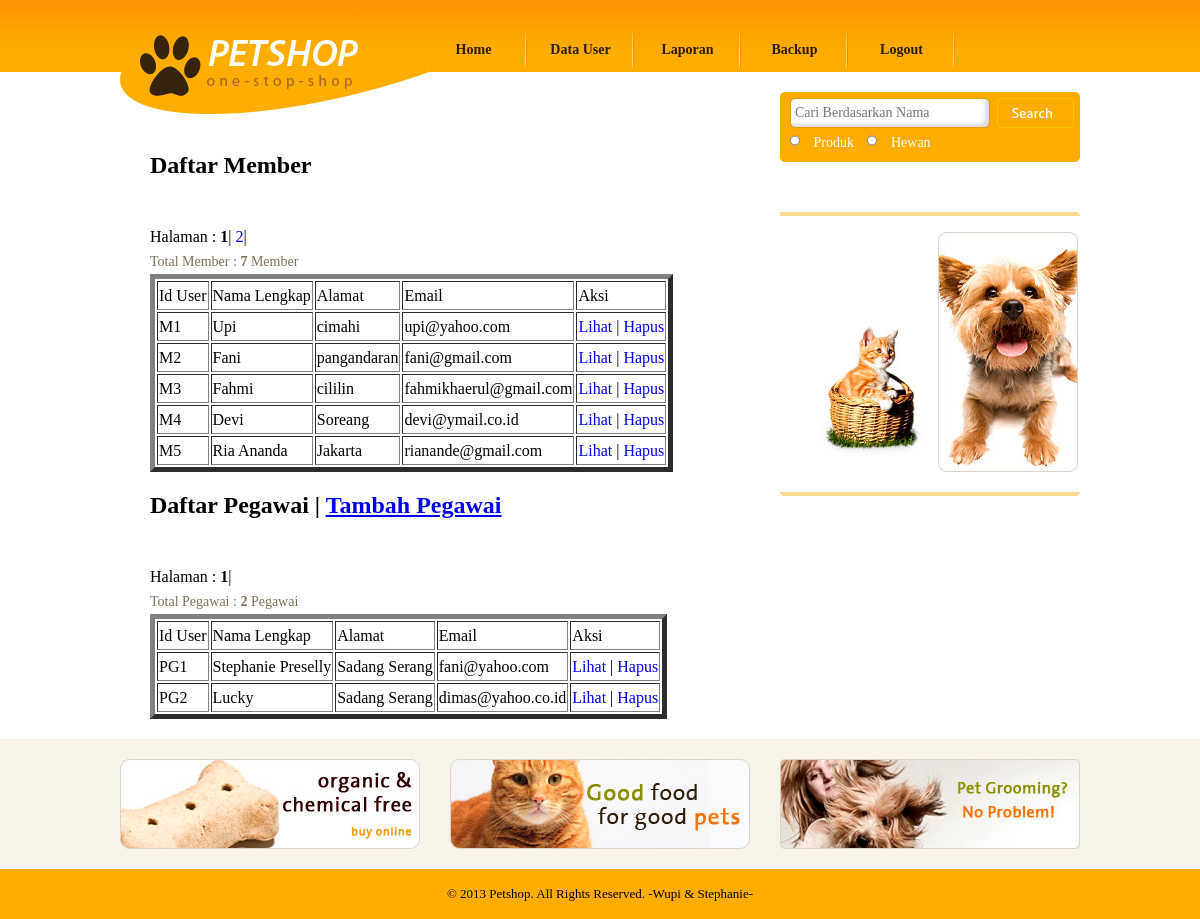
The page /PETSHOP/admin_data_user.php on the database its author committed.
### tables this page shows
CREATE TABLE `user` (
  `id_user` char(8) NOT NULL,
  `password` varchar(50) NOT NULL DEFAULT '',
  `status_akses` char(8) NOT NULL,
  `nama_lengkap` varchar(30) NOT NULL,
  `alamat` varchar(50) NOT NULL,
  `kode_pos` char(8) NOT NULL,
  `jk` enum('L','P') NOT NULL,
  `tgl_lahir` date DEFAULT NULL,
  `no_telp` varchar(12) NOT NULL,
  `email` varchar(50) DEFAULT NULL,
  PRIMARY KEY (`id_user`)
);

### PETSHOP/admin_data_user.php (the view, shortened to what this page needs)
<!DOCTYPE html PUBLIC "-//W3C//DTD XHTML 1.0 Transitional//EN" "http://www.w3.org/TR/xhtml1/DTD/xhtml1-transitional.dtd">
<html xmlns="http://www.w3.org/1999/xhtml">
<head>
	<link href="css/style.css" rel="stylesheet" type="text/css" />
</head>
<body>
			<?php include "header_admin.php"; ?>
			<div id="body">
			       <div id="content">
				        <div class="content">
							<div class="about">
				<h2>Daftar Member</h2>
                <ul>
				<li>
					<form method="post" action="" class="login">
					<table border=5>
						<?php include "koneksi.php";
							$batas=5;
		$halaman=$_GET['halaman'];
		if(empty($halaman))
		{
			$posisi=0;
			$halaman=1;
		}
		else
		{
			$posisi=($halaman-1)*$batas;
		}
							$tampil_member=mysql_query("SELECT * FROM user WHERE status_akses='MEMBER' LIMIT $posisi, $batas");
							echo "<tr><td>Id User</td><td>Nama Lengkap</td><td>Alamat</td><td>Email</td><td>Aksi</td></tr>";
							while($data=mysql_fetch_array($tampil_member))
							{ ?>
								<tr>
								<td><?php echo $data['id_user']; ?></td>
								<td><?php echo $data['nama_lengkap']; ?></td>
								<td><?php echo $data['alamat']; ?></td>
								<td><?php echo $data['email']; ?></td>
								<td><a href="admin_lihat_member.php?id_user=<?php echo $data['id_user'];?>" >Lihat</a> | <a href="admin_hapus_member.php?id_user=<?php echo $data['id_user'];?>" onClick="return confirm('Apakah anda yakin akan menghapus <?php echo $data['nama_lengkap'];?>?')">Hapus</a></td>
								</tr>
								<?php $no++;
							}
							$tampil2=mysql_query("SELECT * FROM user WHERE status_akses='MEMBER'");
			$jmldata=mysql_num_rows($tampil2);
			$jmlhalaman=ceil($jmldata/$batas);
			echo "<br> Halaman : ";
			for($i=1;$i<=$jmlhalaman;$i++)
			{
				if($i != $halaman)
				{
					echo "<a href=$_SERVER[PHP_SELF]?halaman=$i>$i</a> | ";
				}
				else
				{
					echo "<b>$i</b> | ";
				}
			}
			echo "<p>Total Member : <b>$jmldata</b> Member</p>";
						?>
					</table>
					</form>
				</li>
				</ul>			 	<br />
<h2>Daftar Pegawai | <a href=admin_tambah_pegawai.php>Tambah Pegawai</a></h2>
                <ul>
				<li>
					<form method="post" action="" class="login">
					<table border=5>
						<?php include "koneksi.php";
							$batas=5;
		$halaman=$_GET['halaman'];
		if(empty($halaman))
		{
			$posisi=0;
			$halaman=1;
		}
		else
		{
			$posisi=($halaman-1)*$batas;
		}
							$tampil_member=mysql_query("SELECT * FROM user WHERE status_akses='PEGAWAI' LIMIT $posisi, $batas");
							echo "<tr><td>Id User</td><td>Nama Lengkap</td><td>Alamat</td><td>Email</td><td>Aksi</td></tr>";
							while($data=mysql_fetch_array($tampil_member))
							{ ?>
								<tr>
								<td><?php echo $data['id_user']; ?></td>
								<td><?php echo $data['nama_lengkap']; ?></td>
								<td><?php echo $data['alamat']; ?></td>
								<td><?php echo $data['email']; ?></td>
								<td><a href="admin_lihat_pegawai.php?id_user=<?php echo $data['id_user'];?>" >Lihat</a> | <a href="admin_hapus_member.php?id_user=<?php echo $data['id_user'];?>" onClick="return confirm('Apakah anda yakin akan menghapus <?php echo $data['nama_lengkap'];?>?')">Hapus</a></td>
								</tr>
								<?php $no++;
							}
							$tampil2=mysql_query("SELECT * FROM user WHERE status_akses='PEGAWAI'");
			$jmldata=mysql_num_rows($tampil2);
			$jmlhalaman=ceil($jmldata/$batas);
			echo "<br> Halaman : ";
			for($i=1;$i<=$jmlhalaman;$i++)
			{
				if($i != $halaman)
				{
					echo "<a href=$_SERVER[PHP_SELF]?halaman=$i>$i</a> | ";
				}
				else
				{
					echo "<b>$i</b> | ";
				}
			}
			echo "<p>Total Pegawai : <b>$jmldata</b> Pegawai</p>";
						?>
					</table>
					</form>
				</li>
				</ul>
							</div>
						</div>
					    <div id="sidebar">
								<?php include "cari.php"; ?>
                               <?php include "shoping_guide.php"; ?>
				   <?php include "iklan.php"; ?>
			<div id="footer">
			        <?php include "footer.php"; ?>
			</div>
</body>
</html>

### PETSHOP/header_admin.php (shortened to what this page needs)
<!DOCTYPE html PUBLIC "-//W3C//DTD XHTML 1.0 Transitional//EN" "http://www.w3.org/TR/xhtml1/DTD/xhtml1-transitional.dtd">
<html xmlns="http://www.w3.org/1999/xhtml">
<head>
</head>
<body>
			<div id="header">
	           		<a href="index.php" id="logo"><img src="images/logo.gif" width="310" height="114" alt="" title=""></a>
					<ul class="navigation">
						<li><a href="halaman_admin.php">Home</a></li>
						<li><a href="admin_data.php">Data User</a></li>
						<li><a href="admin_laporan.php">Laporan</a></li>
						<li><a href="backup_restore.php">Backup</a></li>
						<li><a href="logout.php">Logout</a></li>
					</ul>
			</div>
</body>
</html>

### PETSHOP/koneksi.php (shortened to what this page needs)
<!DOCTYPE html PUBLIC "-//W3C//DTD XHTML 1.0 Transitional//EN" "http://www.w3.org/TR/xhtml1/DTD/xhtml1-transitional.dtd">
<html xmlns="http://www.w3.org/1999/xhtml">
<head>
</head>
<body>
</body>
</html>

### PETSHOP/cari.php (shortened to what this page needs)
<!DOCTYPE html PUBLIC "-//W3C//DTD XHTML 1.0 Transitional//EN" "http://www.w3.org/TR/xhtml1/DTD/xhtml1-transitional.dtd">
<html xmlns="http://www.w3.org/1999/xhtml">
<head>
</head>
<body>
	<div class="featured">
		<div class="search">
			<form method="post" action="pencarian.php">
				<input type="text" name="nama_pencarian" placeholder="Cari Berdasarkan Nama">
				<button type="submit">&nbsp;</button>
				<label for="produk"><input type="radio" name="cari" value="produk"> Produk </label>
				<label for="hewan"><input type="radio" name="cari" value="hewan"> Hewan </label>
			</form>
		</div>
	</div>
</body>
</html>

### PETSHOP/shoping_guide.php (shortened to what this page needs)
<!DOCTYPE html PUBLIC "-//W3C//DTD XHTML 1.0 Transitional//EN" "http://www.w3.org/TR/xhtml1/DTD/xhtml1-transitional.dtd">
<html xmlns="http://www.w3.org/1999/xhtml">
<head>
</head>
<body>
<div class="section">
	<div class="aside">
	<div>
	<ul>
		<img src="images/cat.jpg">
		<img src="images/dog2.jpg">
	</ul>
	</div>
	</div>
	</div>
	</div>
	</div>
</body>
</html>

### PETSHOP/iklan.php (shortened to what this page needs)
<!DOCTYPE html PUBLIC "-//W3C//DTD XHTML 1.0 Transitional//EN" "http://www.w3.org/TR/xhtml1/DTD/xhtml1-transitional.dtd">
<html xmlns="http://www.w3.org/1999/xhtml">
<head>
</head>
<body>
	<div class="featured">
		<ul>
			<li><img src="images/organic-and-chemical-free.jpg" width="300" height="90" alt="Pet Shop" title="Pet Shop" ></li>
			<li><img src="images/good-food.jpg" width="300" height="90" alt="Pet Shop" title="Pet Shop" ></li>
			<li class="last"><img src="images/pet-grooming.jpg" width="300" height="90" alt="Pet Shop" title="Pet Shop" ></li>
		</ul>
	</div>
</body>
</html>

### PETSHOP/footer.php (shortened to what this page needs)
<!DOCTYPE html PUBLIC "-//W3C//DTD XHTML 1.0 Transitional//EN" "http://www.w3.org/TR/xhtml1/DTD/xhtml1-transitional.dtd">
<html xmlns="http://www.w3.org/1999/xhtml">
<head>
</head>
<body>
	<div id="footnote">
		<div class="section">
			&copy; 2013 <a href="index.html">Petshop</a>. All Rights Reserved.	-Wupi &amp; Stephanie-
		</div>
	</div>
</body>
</html>

### rows shown on the page
user: id_user "M1", nama_lengkap "Upi", alamat "cimahi", email "upi@yahoo.com"
user: id_user "M2", nama_lengkap "Fani", alamat "pangandaran", email "fani@gmail.com"
user: id_user "M3", nama_lengkap "Fahmi", alamat "cililin", email "fahmikhaerul@gmail.com"
user: id_user "M4", nama_lengkap "Devi", alamat "Soreang", email "devi@ymail.co.id"
user: id_user "M5", nama_lengkap "Ria Ananda", alamat "Jakarta", email "rianande@gmail.com"
user: id_user "PG1", nama_lengkap "Stephanie Preselly", alamat "Sadang Serang", email "fani@yahoo.com"
user: id_user "PG2", nama_lengkap "Lucky", alamat "Sadang Serang", email "dimas@yahoo.co.id"

### other values the page prints
$jmldata "7"
$jmldata "2"
